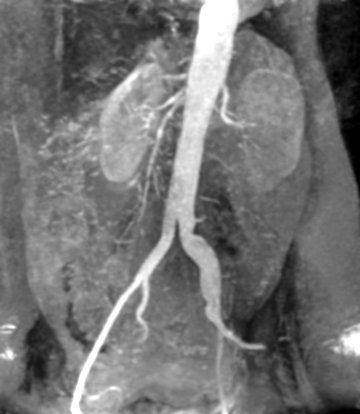
#> input picture 26/kidney.tif, 360 x 414 px
$ python HW2_2.py
#> lines starting #> are read from the running program, lines starting #| are printed output that depends on the picture; after the words box and inside, x2 and y2 are one past the last pixel; in counts of white or black regions, pixels touching at a corner belong together
import cv2 as cv
import numpy as np
import matplotlib.pyplot as plt
img = cv.imread("kidney.tif")
#> img is the input picture: shape (414, 360, 3); min 0, max 255, mean 115
def tran_1(x,a,b,s1,s2):
    if a<x<b:
        x=s2
        return x
    else:
        x=s1
        return x
def tran_2(x,a,b,s0):
    if a<x<b:
        x=s0
        return x
    else:
        return x
tran_1_func = np.vectorize(tran_1)
img_1=tran_1_func(img,160,240,20,150)
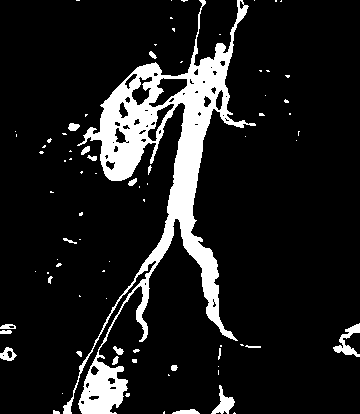
#> img_1: shape (414, 360, 3) int64; values 20 (black) and 150 (white), 11.7% white; 80 white regions (58 under 20 px), largest, box (x1, y1, x2, y2) and area: (63, 0, 256, 414) 15565, (333, 323, 360, 357) 343, (211, 385, 235, 414) 287
img_1=img_1.astype(np.uint8)
tran_2_func = np.vectorize(tran_2)
img_2=tran_2_func(img,100,165,200)
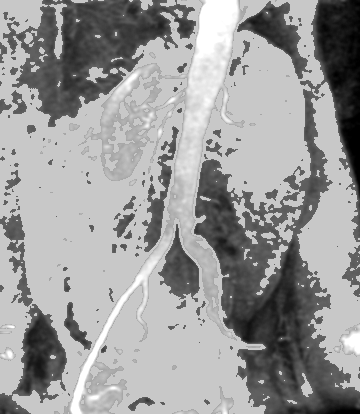
#> img_2: shape (414, 360, 3) int64; min 0, max 255, mean 154.7
img_2=img_2.astype(np.uint8)
fig , ax = plt.subplots(1,3)
print(img.shape)
#| (414, 360, 3)
print(img.itemsize)
#| 1
print(img_1.shape)
#| (414, 360, 3)
print(img_1.itemsize)
#| 1
ax[0].imshow(img_1,cmap="gray",vmin=0,vmax=255)
ax[0].set_axis_off()
ax[0].set_title("tran_1")
ax[1].imshow(img_2,cmap="gray",vmin=0,vmax=255)
ax[1].set_axis_off()
ax[1].set_title("tran_2")
ax[2].imshow(img,cmap="gray",vmin=0,vmax=255)
ax[2].set_axis_off()
ax[2].set_title("image")
plt.show()
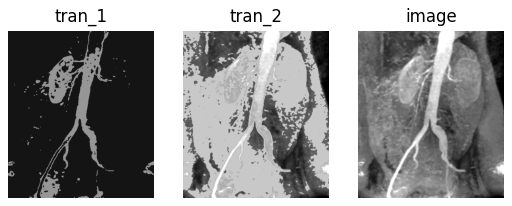
#> figure drawn by matplotlib, 3 panels
